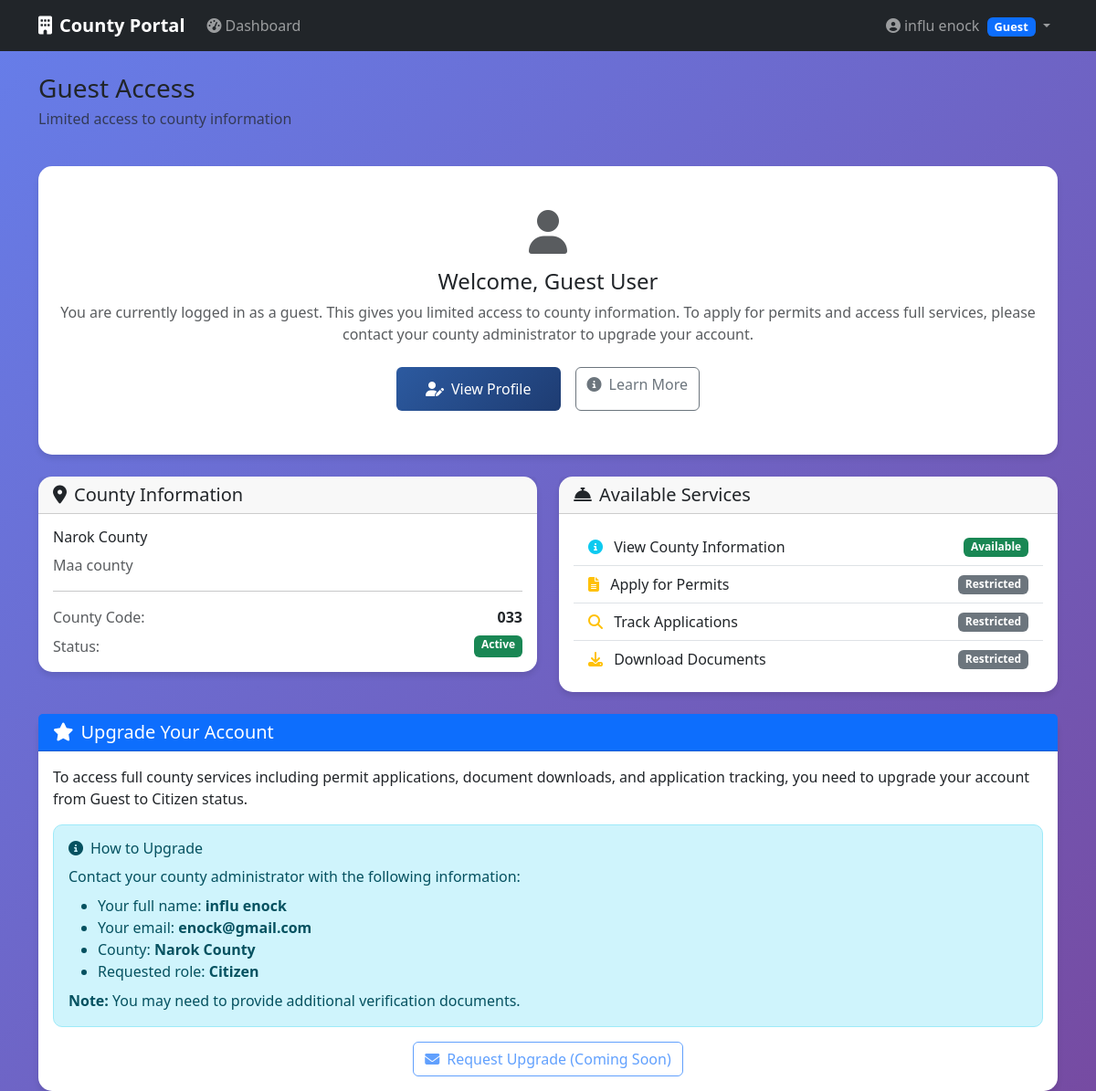
/guest-dashboard (signed in), run on the app's committed database.
### app/models/user.py (models this page shows, shortened)
class User(db.Model,UserMixin):
    __tablename__ = 'users'
    id = db.Column(db.Integer, primary_key=True)
    email = db.Column(db.String(120), unique=True, nullable=False)
    password = db.Column(db.String(128), nullable=False)
    first_name = db.Column(db.String(50))
    last_name = db.Column(db.String(50))
    phone = db.Column(db.String(20))
    active = db.Column(db.Boolean(), default=True)
    confirmed_at = db.Column(db.DateTime())
    created_at = db.Column(db.DateTime(), nullable=False, default=db.func.current_timestamp())
    fs_uniquifier = db.Column(db.String(64), unique=True, nullable=True, default=lambda: str(uuid.uuid4()))
    county_id = db.Column(db.Integer,db.ForeignKey('counties.id'))
    department_id = db.Column(db.Integer,db.ForeignKey('departments.id'))
    last_login_at = db.Column(db.DateTime())
    current_login_at = db.Column(db.DateTime())
    last_login_ip = db.Column(db.String(45))
    current_login_ip = db.Column(db.String(45))
    login_count = db.Column(db.Integer, default=0)
    roles = db.relationship('Role', secondary=roles_users, backref=db.backref('users', lazy='dynamic'))
    def full_name(self):
        if self.first_name and self.last_name:
            return f"{self.first_name} {self.last_name}"
        return self.email.split('@')[0]
    def has_role(self, role_name):
        return any(role.name == role_name for role in self.roles)

class Role(db.Model, RoleMixin):
    __tablename__ = 'roles'
    id = db.Column(db.Integer, primary_key=True)
    name = db.Column(db.String(80), unique=True, nullable=False)
    description = db.Column(db.String(255), nullable=True)

### app/models/county.py (models this page shows, shortened)
class County(db.Model):
        __tablename__ = 'counties'
        id = db.Column(db.Integer, primary_key=True)
        name = db.Column(db.String(100), unique=True, nullable=False)
        code = db.Column(db.String(10), unique=True, nullable=False)
        description = db.Column(db.Text)
        active = db.Column(db.Boolean, default=True)
        created_at = db.Column(db.DateTime, default=datetime.utcnow)
        users = db.relationship('User', backref='county', lazy='dynamic')
        departments = db.relationship('Department', backref='county',lazy='dynamic')

### app/main/views.py (the view)
@main_bp.route('/guest-dashboard')
@login_required
@roles_required(UserRoles.GUEST)
def guest_dashboard():
    return render_template('main/guest_dashboard.html')

### app/templates/main/guest_dashboard.html (shortened to what this page needs)
{% extends "base.html" %}
{% block content %}
<div class="row">
    <div class="col-12">
        <div class="d-flex justify-content-between align-items-center mb-4">
            <div>
                <h1 class="h3 mb-1">Guest Access</h1>
                <p class="text-muted">Limited access to county information</p>
            </div>
        </div>
    </div>
</div>
<div class="row g-4 mb-4">
    <div class="col-md-12">
        <div class="card dashboard-card">
            <div class="card-body text-center py-5">
                <i class="fas fa-user fa-3x text-muted mb-3"></i>
                <h4>Welcome, Guest User</h4>
                <p class="text-muted mb-4">
                    You are currently logged in as a guest. This gives you limited access to county information.
                    To apply for permits and access full services, please contact your county administrator
                    to upgrade your account.
                </p>
                <div class="d-flex gap-3 justify-content-center">
                    <a href="{{ url_for('auth_bp.profile') }}" class="btn btn-primary">
                        <i class="fas fa-user-edit me-2"></i>View Profile
                    </a>
                    <a href="{{ url_for('main_bp.about') }}" class="btn btn-outline-secondary">
                        <i class="fas fa-info-circle me-2"></i>Learn More
                    </a>
                </div>
            </div>
        </div>
    </div>
</div>
<div class="row g-4">
    <div class="col-md-6">
        <div class="card dashboard-card">
            <div class="card-header">
                <h5 class="card-title mb-0">
                    <i class="fas fa-map-marker-alt me-2"></i>County Information
                </h5>
            </div>
            <div class="card-body">
                {% if current_user.county %}
                <h6>{{ current_user.county.name }}</h6>
                <p class="text-muted">{{ current_user.county.description or 'County description not available' }}</p>
                <hr>
                <div class="d-flex justify-content-between mb-2">
                    <span class="text-muted">County Code:</span>
                    <strong>{{ current_user.county.code }}</strong>
                </div>
                <div class="d-flex justify-content-between">
                    <span class="text-muted">Status:</span>
                    <span class="badge bg-{{ 'success' if current_user.county.active else 'danger' }}">
                        {{ 'Active' if current_user.county.active else 'Inactive' }}
                    </span>
                </div>
                {% else %}
                <p class="text-muted">No county assigned to your account</p>
                {% endif %}
            </div>
        </div>
    </div>
    <div class="col-md-6">
        <div class="card dashboard-card">
            <div class="card-header">
                <h5 class="card-title mb-0">
                    <i class="fas fa-concierge-bell me-2"></i>Available Services
                </h5>
            </div>
            <div class="card-body">
                <div class="list-group list-group-flush">
                    <div class="list-group-item d-flex justify-content-between align-items-center">
                        <div>
                            <i class="fas fa-info-circle me-2 text-info"></i>
                            View County Information
                        </div>
                        <span class="badge bg-success">Available</span>
                    </div>
                    <div class="list-group-item d-flex justify-content-between align-items-center">
                        <div>
                            <i class="fas fa-file-alt me-2 text-warning"></i>
                            Apply for Permits
                        </div>
                        <span class="badge bg-secondary">Restricted</span>
                    </div>
                    <div class="list-group-item d-flex justify-content-between align-items-center">
                        <div>
                            <i class="fas fa-search me-2 text-warning"></i>
                            Track Applications
                        </div>
                        <span class="badge bg-secondary">Restricted</span>
                    </div>
                    <div class="list-group-item d-flex justify-content-between align-items-center">
                        <div>
                            <i class="fas fa-download me-2 text-warning"></i>
                            Download Documents
                        </div>
                        <span class="badge bg-secondary">Restricted</span>
                    </div>
                </div>
            </div>
        </div>
    </div>
</div>
<div class="row mt-4">
    <div class="col-12">
        <div class="card dashboard-card border-primary">
            <div class="card-header bg-primary text-white">
                <h5 class="card-title mb-0">
                    <i class="fas fa-star me-2"></i>Upgrade Your Account
                </h5>
            </div>
            <div class="card-body">
                <p class="mb-3">
                    To access full county services including permit applications, document downloads,
                    and application tracking, you need to upgrade your account from Guest to Citizen status.
                </p>
                <div class="alert alert-info">
                    <h6 class="alert-heading">
                        <i class="fas fa-info-circle me-2"></i>How to Upgrade
                    </h6>
                    <p class="mb-2">Contact your county administrator with the following information:</p>
                    <ul class="mb-2">
                        <li>Your full name: <strong>{{ current_user.full_name() }}</strong></li>
                        <li>Your email: <strong>{{ current_user.email }}</strong></li>
                        {% if current_user.county %}
                        <li>County: <strong>{{ current_user.county.name }}</strong></li>
                        {% endif %}
                        <li>Requested role: <strong>Citizen</strong></li>
                    </ul>
                    <p class="mb-0">
                        <strong>Note:</strong> You may need to provide additional verification documents.
                    </p>
                </div>
                <div class="text-center">
                    <button class="btn btn-outline-primary" disabled>
                        <i class="fas fa-envelope me-2"></i>Request Upgrade (Coming Soon)
                    </button>
                </div>
            </div>
        </div>
    </div>
</div>
{% endblock %}

### app/templates/base.html (shortened to what this page needs)
<!DOCTYPE html>
<html lang="en">
<head>
    <link href="https://cdn.jsdelivr.net/npm/bootstrap@5.3.2/dist/css/bootstrap.min.css" rel="stylesheet">
    <link href="https://cdnjs.cloudflare.com/ajax/libs/font-awesome/6.4.0/css/all.min.css" rel="stylesheet">
</head>
<body>
    <nav class="navbar navbar-expand-lg navbar-dark bg-dark">
        <div class="container">
            <a class="navbar-brand" href="{{ url_for('main_bp.index') }}">
                <i class="fas fa-building me-2"></i>County Portal
            </a>
            {% if current_user.is_authenticated %}
            <div class="collapse navbar-collapse" id="navbarNav">
                <ul class="navbar-nav me-auto">
                    <li class="nav-item">
                        <a class="nav-link" href="{{ url_for('main_bp.dashboard') }}">
                            <i class="fas fa-tachometer-alt me-1"></i>Dashboard
                        </a>
                    </li>
                </ul>
                <ul class="navbar-nav">
                    <li class="nav-item dropdown">
                        <a class="nav-link dropdown-toggle" href="#" id="userDropdown" role="button" data-bs-toggle="dropdown">
                            <i class="fas fa-user-circle me-1"></i>{{ current_user.full_name() }}
                            {% for role in current_user.roles %}
                            <span class="badge bg-primary role-badge ms-1">{{ role.name.replace('_', ' ').title() }}</span>
                            {% endfor %}
                        </a>
                    </li>
                </ul>
            </div>
            {% else %}
            <div class="d-flex">
                <a href="{{ url_for('security.login') }}" class="btn btn-outline-light me-2">Login</a>
                <a href="{{ url_for('security.register') }}" class="btn btn-primary">Register</a>
            </div>
            {% endif %}
        </div>
    </nav>
    <main class="container mt-4">
        {% block content %}{% endblock %}
    </main>
</body>
</html>

### app/templates/base.html (style rules this page uses)
:root { --primary-color: #2c5aa0; --secondary-color: #f8f9fa; --success-color: #28a745; --danger-color: #dc3545; --warning-color: #ffc107; }
body { background: linear-gradient(135deg, #667eea 0%, #764ba2 100%); min-height: 100vh; font-family: 'Segoe UI', Tahoma, Geneva, Verdana, sans-serif; }
.navbar-brand { font-weight: bold; }
.dashboard-card { border: none; border-radius: 15px; box-shadow: 0 4px 6px rgba(0, 0, 0, 0.1); transition: transform 0.2s; }
.role-badge { font-size: 0.8em; padding: 0.25rem 0.5rem; }
.btn-primary { background: linear-gradient(135deg, var(--primary-color) 0%, #1e3c72 100%); border: none; padding: 0.75rem 2rem; font-weight: 500; transition: transform 0.2s ease; }
.alert { border-radius: 10px; margin-bottom: 1rem; }

### data on the page
User: full_name "influ enock", email "enock@gmail.com"
Role: name.replace "Guest"
County: county.name "Narok County", county "Maa county", county.code "033", active "Active"
